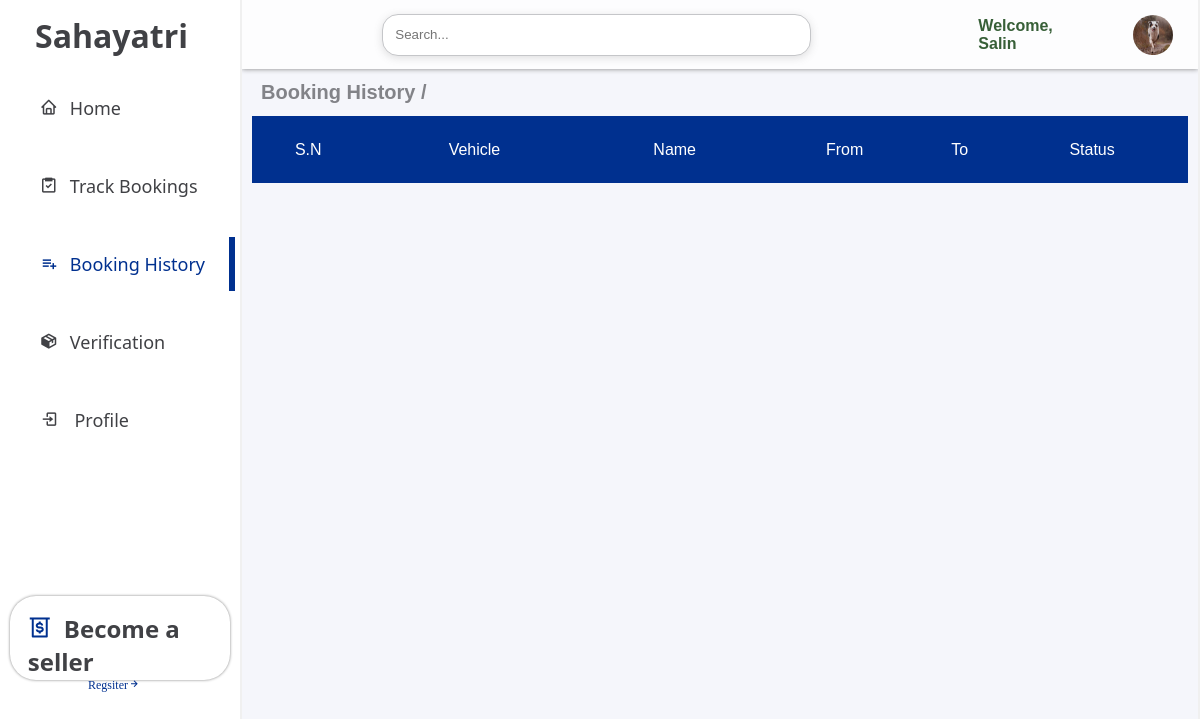
The app's page /sahafront/booking_history.php (signed in), older data.
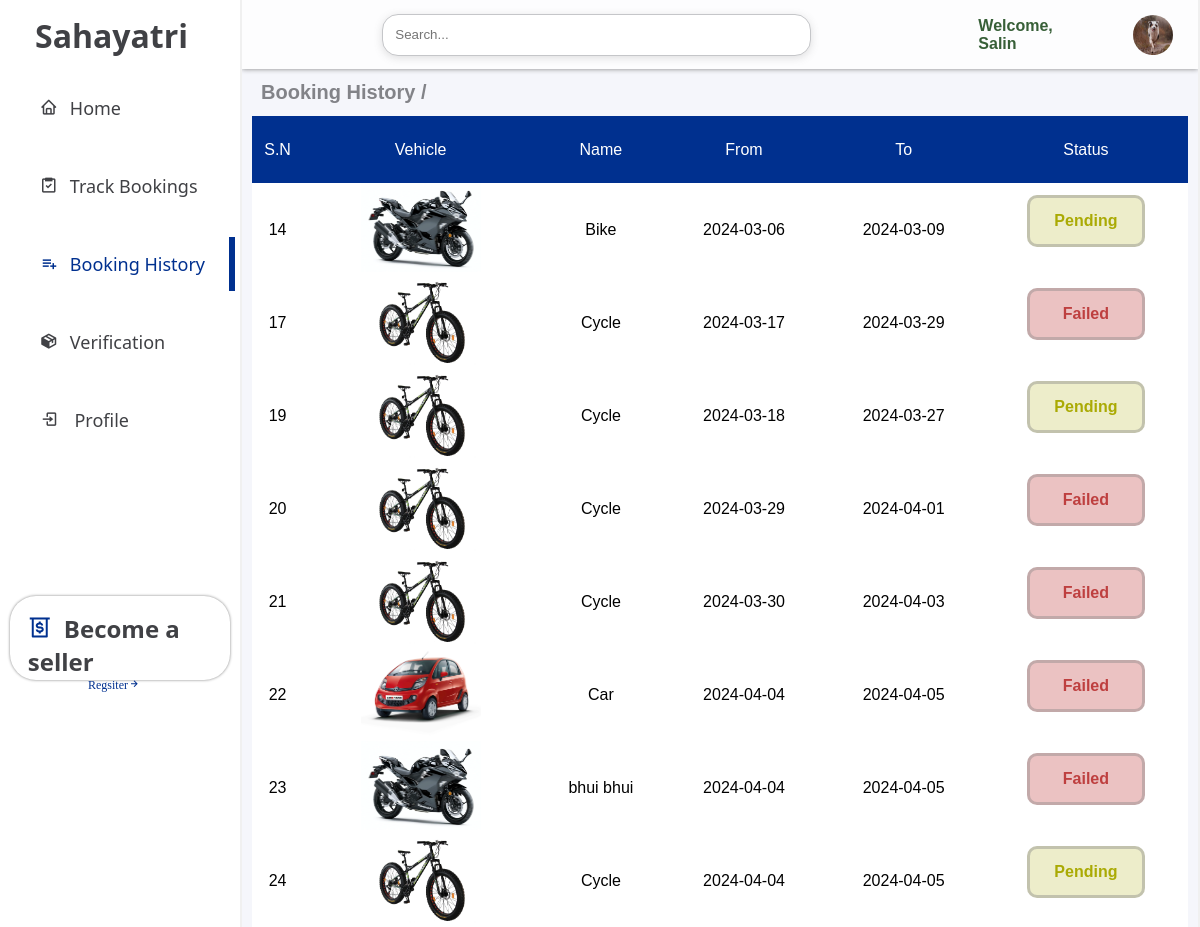
The same page, newer data.
### tables this page shows
CREATE TABLE `bookings` (
  `id` int(11) NOT NULL,
  `user_id` int(100) NOT NULL,
  `seller_id` int(100) NOT NULL,
  `status` varchar(10) NOT NULL,
  `fromdate` date DEFAULT NULL,
  `todate` date DEFAULT NULL,
  `name` varchar(255) DEFAULT NULL,
  `email` varchar(255) DEFAULT NULL,
  `phone` varchar(20) DEFAULT NULL,
  `vehicleid` int(100) NOT NULL,
  `vehicleimg` varchar(100) NOT NULL,
  `vehiclename` varchar(100) NOT NULL,
  `vehiclemodel` varchar(100) NOT NULL,
  `vehicleprice` int(100) NOT NULL
);

### sahafront/booking_history.php (the view, shortened to what this page needs)
<?php
include 'db.php';
?>
<!DOCTYPE html>
<html lang="en">
<head>
    <link href='https://unpkg.com/boxicons@2.1.4/css/boxicons.min.css' rel='stylesheet'>
    <link rel="stylesheet" href="style/style.css">
    <link rel="stylesheet" href="style/track_bookings.css">
    <link rel="stylesheet" href="style/booking_history.css">
</head>
<body>
    <div class="container">
        <div class="sidebar">
            <h1>Sahayatri</h1>
            <ul>
                <a href="index.php">
                    <li><i class='bx bx-home'></i>Home</li>
                </a>
                <a href="track_bookings.php">
                    <li><i class='bx bx-task'></i>Track Bookings</li>
                </a>
                <a href="booking_history.php">
                    <li id="active"><i class='bx bx-list-plus'></i>Booking History</li>
                </a>
                <a href="services.php">
                    <li><i class='bx bxs-package'></i>Verification</li>
                </a>
                <a href="<?php if (isset($_SESSION["loggedin"]) && $_SESSION["loggedin"] === true) {
                    echo "profile.php";
                } else {
                    echo "sahaback/login.php";
                    $user_available = false;
                } ?>">
                    <li><i class='bx bx-log-in'></i>
                        <?php if (isset($_SESSION["loggedin"]) && $_SESSION["loggedin"] === true) {
                            echo "Profile";
                        } else {
                            echo "Login";
                        } ?>
                    </li>
                </a>
            </ul>
            <div class="seller">
                <h1><i class='bx bx-money-withdraw'></i>Become a seller</h1>
                <a href="../seller/registration.php">
                    <p>Regsiter<i class='bx bx-right-arrow-alt'></i></p>
                </a>
            </div>
        </div>
        <div class="main">
            <div class="vehicle">
                <div class="nav_search">
                    <div class="search">
                        <input id="search" type="text" placeholder="Search...">
                        <a href="#">
                            <div class="search_icon">
                                <box-icon name='search'></box-icon>
                            </div>
                        </a>
                    </div>
                    <p>Welcome,
                        <?php if (isset($_SESSION["User_firstname"])) {
                            echo $_SESSION["User_firstname"];
                        } else {
                            echo "User";
                        } ?>
                    </p>
                    <div class="profile_image">
                        <img height="40px" width="40px" src="profile.jpg" alt="">
                    </div>
                </div>
                <h1>Booking History /</h1>
                <div class="vehicle_info">
                    <table class='table'>
                        <thead class='table-light'>
                            <tr>
                                <td>S.N</td>
                                <td>Vehicle</td>
                                <td>Name</td>
                                <td>From</td>
                                <td>To</td>
                                <td>Status</td>
                            </tr>
                        </thead>
                        <tbody>
                            <?php
                            $user_id = 0;
                            if (isset($_SESSION["User_id"])) {
                                $user_id = $_SESSION["User_id"];
                            } else {
                                echo "Login/Register First";
                            }
                            $query = "SELECT * FROM bookings WHERE user_id='$user_id'";
                            $result = $conn->query($query);
                            if ($result->num_rows > 0) {
                                while ($row = $result->fetch_assoc()) {
                                    echo "<tr>";
                                    echo "<td>" . $row['id'] . "</td>";
                                    echo "<td> <img height='89px' width='120px' src='sahaback/" . $row['vehicleimg'] . "'></td>";
                                    echo "<td>" . $row['vehiclename'] . "</td>";
                                    echo "<td>" . $row['fromdate'] . "</td>";
                                    echo "<td>" . $row['todate'] . "</td>";
                                    if ($row['status'] == 'c') {
                                        echo "<td id='action_c'>Completed</td>";
                                    } elseif ($row['status'] == 'p') {
                                        echo "<td id='action_p'>Pending</td>";
                                    } elseif ($row['status'] == 'f') {
                                        echo "<td id='action_f'>Failed</td>";
                                    }
                                    echo "</tr>";
                                }
                            } ?>
                        </tbody>
                    </table>
                </div>
            </div>
        </div>
</body>
</html>

### sahafront/style/style.css (style rules this page uses)
* { margin: 0; padding: 0; }
i { margin-right: 12px; }
#search { width: 60%; height: 40px; border-radius: 16px 16px 16px 16px; box-shadow: rgba(99, 99, 99, 0.2) 0px 2px 8px 0px; border: 1px solid #c5c6c9; padding-left: 12px; margin-left: 12px; }
.search { display: flex; flex-direction: row; justify-content: center; align-items: center; gap: 20px; width: 80%; margin: 0; }
.profile_image { cursor: pointer; }
.nav_search { display: flex; flex-direction: row; align-items: center; justify-content: center; gap: 20px; background-color: #ffffffc7; box-shadow: 0px 0px 5px 0px gray; padding: 10px 25px; }
.nav_search p { color: rgba(19, 66, 19, 0.849); margin-top: auto; margin-bottom: auto; font-weight: 600; font-family: 'Franklin Gothic Medium', 'Arial Narrow', Arial, sans-serif; }
.nav_search img { border-radius: 50%; margin-left: 23px; margin-top: 5px; }
.container { display: grid; grid-template-columns: 1fr 4fr; height: 100vh; }
.sidebar { color: #404145; }
.sidebar ul { text-align: left; width: 96%; margin-left: auto; margin-right: auto; }
.sidebar ul a { color: #404145; text-decoration: none; }
.sidebar h1 { color: #404145; text-align: left; margin-top: 14px; font-family: 'Segoe UI', Tahoma, Geneva, Verdana, sans-serif; width: 96%; margin-left: 35px; }
.sidebar li { list-style: none; font-size: 18px; margin-top: 24px; margin-left: 35px; font-family: 'Segoe UI', Tahoma, Geneva, Verdana, sans-serif; padding-top: 15px; padding-bottom: 15px; }
.seller { margin-bottom: auto; display: block; margin-top: 62%; font-size: 12px; margin-left: auto; margin-right: auto; background-color: white; box-shadow: 0px 0px 3px 0px gray; height: 80px; width: 80%; padding: 2px 14px; border-radius: 26px; cursor: pointer; }
.seller h1 { margin-left: auto; margin-right: auto; cursor: pointer; }
.seller h1 i { color: #00308F; }
.seller a { display: block; text-decoration: none; font-size: 12px; }
.seller a p { text-align: center; color: #00308F; }
#active { color: #00308F; border-right: 6px solid #00308F ; }
.main { overflow-y: scroll; border-right: 2px solid #F0F0F0; border-left: 2px solid #F0F0F0; background-color: #f5f6fb; }
.vehicle { width: 100%; height: 100vh; margin-left: auto; margin-right: auto; }
.vehicle h1 { font-family: 'Segoe UI', Tahoma, Geneva, Verdana, sans-serif; color: #404145a2; font-family: 'Franklin Gothic Medium', 'Arial Narrow', Arial, sans-serif; margin-top: 12px; margin-bottom: 12px; margin-left: 19px; font-size: 20px; }
.vehicle_info { display: grid; grid-template-columns: repeat(3,1fr); gap: 10px; background-color: white; width: 98%; margin-left: auto; margin-right: auto; }

### sahafront/style/track_bookings.css (style rules this page uses)
.vehicle_info { display: block; }
.table { width: 100%; border: 0px solid gray; text-align: center; font-family: Arial, Helvetica, sans-serif; border-collapse: collapse; }
.table-light { background-color: #00308F; height: 67px; color: white; margin: 0; }

### sahafront/style/booking_history.css (style rules this page uses)
#action_p { display: block; text-align: center; margin-left: auto; margin-right: auto; color: #aaaa04; padding: 14px 18px; border-radius: 10px; font-family: Arial, Helvetica, sans-serif; border: 3px solid #80808063; cursor: pointer; font-weight: 600; background-color: #aaaa0435; width: 37%; margin-top: 12px; }
#action_f { display: block; text-align: center; margin-left: auto; margin-right: auto; color: #aa0404b0; padding: 14px 18px; border-radius: 10px; font-family: Arial, Helvetica, sans-serif; border: 3px solid #80808063; cursor: pointer; font-weight: 600; background-color: #aa04043d; width: 37%; margin-top: 12px; }

Row changes from the older to the newer data that the page shows:
added bookings: id "14", vehicleimg (picture), vehiclename "Bike", fromdate "2024-03-06", todate "2024-03-09", status "Pending"
added bookings: id "17", vehicleimg (picture), vehiclename "Cycle", fromdate "2024-03-17", todate "2024-03-29", status "Failed"
added bookings: id "19", vehicleimg (picture), vehiclename "Cycle", fromdate "2024-03-18", todate "2024-03-27", status "Pending"
added bookings: id "20", vehicleimg (picture), vehiclename "Cycle", fromdate "2024-03-29", todate "2024-04-01", status "Failed"
added bookings: id "21", vehicleimg (picture), vehiclename "Cycle", fromdate "2024-03-30", todate "2024-04-03", status "Failed"
added bookings: id "22", vehicleimg (picture), vehiclename "Car", fromdate "2024-04-04", todate "2024-04-05", status "Failed"
added bookings: id "23", vehicleimg (picture), vehiclename "bhui bhui", fromdate "2024-04-04", todate "2024-04-05", status "Failed"
added bookings: id "24", vehicleimg (picture), vehiclename "Cycle", fromdate "2024-04-04", todate "2024-04-05", status "Pending"
